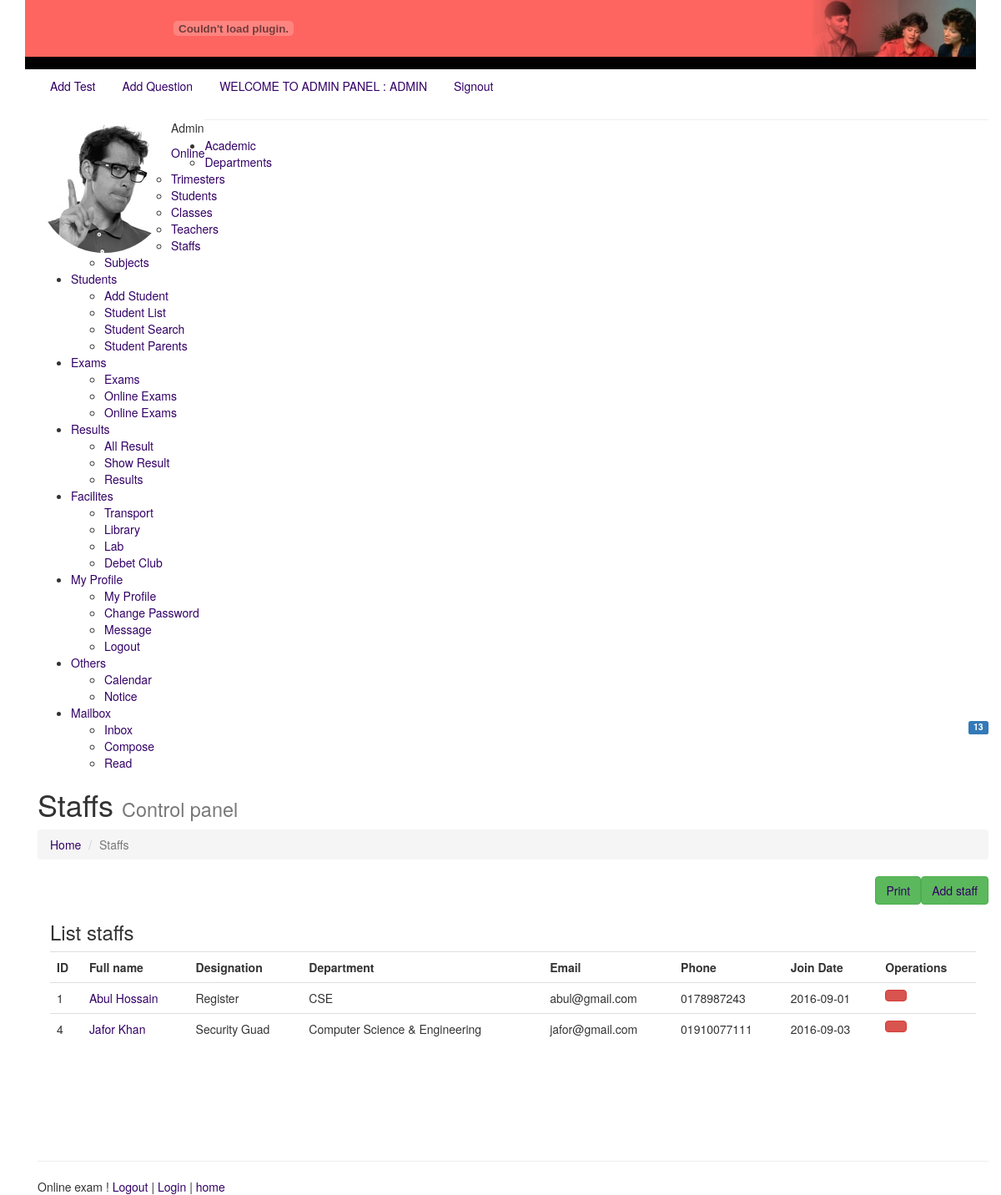
The page /staffs.php (signed in) on the database its author committed.
### tables this page shows
CREATE TABLE `staff` (
  `id` int(11) NOT NULL,
  `name` varchar(200) NOT NULL,
  `degree` text NOT NULL,
  `designation` varchar(200) NOT NULL,
  `email` varchar(200) NOT NULL,
  `password` varchar(200) NOT NULL,
  `gender` varchar(200) NOT NULL,
  `joindate` date NOT NULL,
  `address` text NOT NULL,
  `phone` varchar(200) NOT NULL,
  `department` varchar(200) NOT NULL,
  `datetime` datetime NOT NULL
);

### staffs.php (the view, shortened to what this page needs)
<?php
include("header.php");
include("leftsidebar.php");
?>
<div class="content-wrapper">
    <section class="content-header">
        <h1>
            Staffs
            <small>Control panel</small>
        </h1>
        <ol class="breadcrumb">
            <li><a href="adminhome.php"><i class="fa fa-dashboard"></i> Home</a></li>
            <li class="active">Staffs</li>
        </ol>
    </section>
    <section class="content ng-scope">
        <a href=" staffs.php?addstaff=yes"  class="floatRTL btn btn-success btn-flat pull-right marginBottom15 no-print ng-binding">Add staff</a>
        <a href="javascript:window.print()" class="floatRTL btn btn-success btn-flat pull-right marginBottom15 no-print ng-binding">Print</a>
        <div class="box col-xs-12">
            <div class="box-header">
                <h3 class="box-title ng-binding">List staffs</h3>
            </div>
            <div class="box-body table-responsive">
                <table class="table table-hover">
                    <tbody><tr>
                            <th class="ng-binding">ID</th>
                            <th class="ng-binding">Full name</th>
                            <th class="ng-binding">Designation</th>
                            <th class="ng-binding">Department</th>
                            <th class="ng-binding">Email</th>
                            <th class="ng-binding">Phone</th>
                            <th class="ng-binding">Join Date</th>
                            <th class="no-print ng-binding">Operations</th>
                        </tr>
                        <?php
                        $sql = "SELECT * FROM staff";
                        $result = $conn->query($sql);
                        if ($result->num_rows > 0) {
                            while ($row = $result->fetch_assoc()) {
                                $id = $row["id"];
                                ?>
                                <tr total-items="totalItems" ng-repeat="staff in staffs| itemsPerPage:20" class="ng-scope">
                                    <td class="ng-binding"><?= $row["id"]; ?></td>
                                    <td>
                                        <a href="staffs.php?id=<?= $id; ?>&viewstaff=yes" class="ng-binding"><?= $row["name"]; ?></a>
                                    </td>
                                    <td class="ng-binding"><?= $row["designation"]; ?></td>
                                    <td class="ng-binding"><?= $row["department"]; ?></td>
                                    <td class="ng-binding"><?= $row["email"]; ?></td>
                                    <td class="ng-binding"><?= $row["phone"]; ?></td>
                                    <td class="ng-binding"><?= $row["joindate"]; ?></td>
                                    <td class="no-print">
                                        <a href="staffs.php?id=<?= $id; ?>&deletestaff=yes" type="button" class="btn btn-danger btn-flat" title="" tooltip="" data-original-title="Remove"><i class="fa fa-trash-o"></i></a>
                                    </td>
                                </tr>
                                <?php
                            }
                        } else {
                            echo ' <tr   class="ng-hide"><td class="noTableData ng-binding" colspan="5">No Staff</td></tr>';
                        }
                        ?>
                    </tbody></table>
            </div>
        </div>
    </section>
</div>
<?php
include("footer.php");
?>

### onlineexam/quiz.css (style rules this page uses)
body { margin-left: 0px; margin-top: 0px; }

### rows shown on the page
staff: id "1", name "Abul Hossain", designation "Register", department "CSE", email "abul@gmail.com", phone "0178987243", joindate "2016-09-01"
staff: id "4", name "Jafor Khan", designation "Security Guad", department "Computer Science & Engineering", email "jafor@gmail.com", phone "01910077111", joindate "2016-09-03"

### other values the page prints
$LOGIN_NAME "ADMIN"
$LOGIN_TYPE "ADMIN"
$LOGIN_NAME "Admin"
